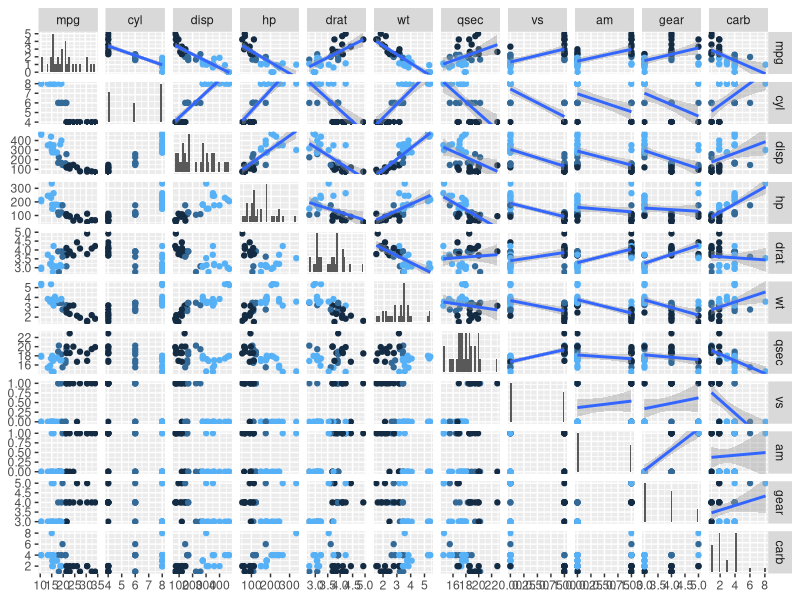
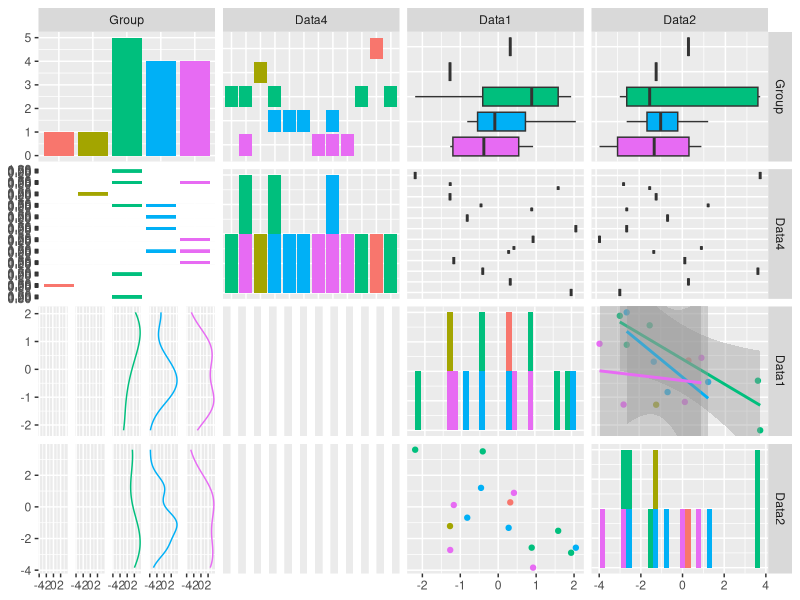

These figures' R source, in order:
## ---- chunk 1
require(tidyverse)
mtcars %>% 
  GGally::ggpairs(mapping = aes(color = cyl),
                  upper = list(continuous = "smooth"), lower = list(combo = "facetdensity"),
                  diag = list(continuous = "barDiag"))


n <- 15
TestData <- data.frame(Group = sample(paste0("Group", 1:5), n, replace = TRUE),
                       Data1 = rnorm(n),
                       Data2 = rnorm(n) + rnorm(n) + rnorm(n),
                       Data3 = sample(0:1, n, replace = TRUE),
                       Data4 = sample(LETTERS[1:26], n, replace = TRUE))
GGally::ggpairs(data = TestData, columns = c(1, 5, 2, 3), mapping = aes(color = Group),
                upper = list(continuous = "smooth"), lower = list(combo = "facetdensity"),
                diag = list(continuous = "barDiag"))
